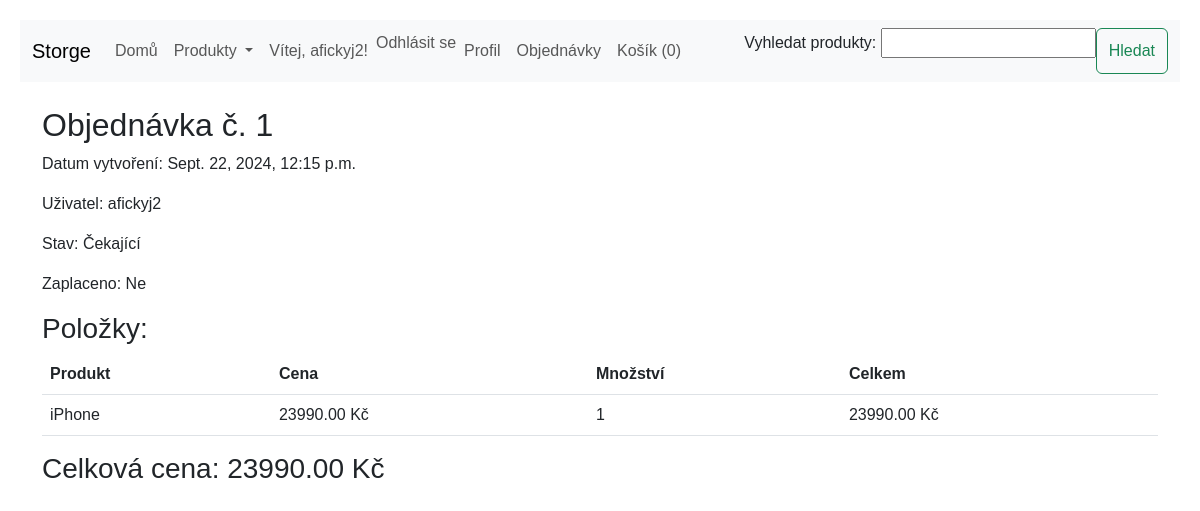
/order/1/ (signed in), run on the app's committed database.
### users/models.py (models this page shows, shortened)
class Order(models.Model):
    STATUS_CHOICES = [
        ('pending', 'Čekající'),
        ('processed', 'Zpracováno'),
        ('shipped', 'Odesláno'),
        ('delivered', 'Doručeno'),
    ]
    user = models.ForeignKey(User, on_delete=models.CASCADE, related_name='orders')
    created = models.DateTimeField(auto_now_add=True)
    updated = models.DateTimeField(auto_now=True)
    status = models.CharField(max_length=10, choices=STATUS_CHOICES, default='pending')
    paid = models.BooleanField(default=False)
    class Meta:
        ordering = ('-created',)
    def get_total_cost(self):
        return sum(item.get_cost() for item in self.items.all())

class OrderItem(models.Model):
    order = models.ForeignKey(Order, on_delete=models.CASCADE, related_name='items')
    product = models.ForeignKey('users.Product', on_delete=models.CASCADE, related_name='order_items')
    price = models.DecimalField(max_digits=10, decimal_places=2)
    quantity = models.PositiveIntegerField(default=1)
    def get_cost(self):
        return self.price * self.quantity

class Product(models.Model):
    name = models.CharField(max_length=100)
    description = models.TextField()
    price = models.DecimalField(max_digits=10, decimal_places=2)
    image_url = models.URLField(max_length=200, blank=True)
    category = models.ForeignKey(Category, on_delete=models.CASCADE, related_name='products')
    availability = models.BooleanField(default=True)  # Nové pole pro dostupnost
    author = models.ForeignKey(
        User,
        related_name='products',
        on_delete=models.SET_NULL,
        null=True,
        blank=True
    )  # Nové pole pro autora
    image = models.ImageField(upload_to='product_images/', blank=True, null=True)  # Přidáno pole 'image'
    class Meta:
        permissions = [
            ("can_edit_product", "Can edit product"),
            ("can_delete_product", "Can delete product"),
        ]

### users/views.py (the view)
# urls.py: path('order/<int:order_id>/', views.order_detail, name='order_detail'),
@login_required
def order_detail(request, order_id):
    order = get_object_or_404(Order, id=order_id)
    if order.user != request.user and not request.user.is_staff:
        return HttpResponseForbidden("Nemáte oprávnění zobrazit tuto objednávku.")
    return render(request, 'users/order_detail.html', {'order': order})

### users/forms.py
class ProductSearchForm(forms.Form):
    query = forms.CharField(max_length=100, label='Vyhledat produkty')

### users/cart.py (called while the page is built)
    def __len__(self):
        return sum(item['quantity'] for item in self.cart.values())

### users/context_processors.py (called while the page is built)
def search_form(request):
    return {'search_form': ProductSearchForm()}

def cart(request):
    return {'cart': Cart(request)}

def categories(request):
    return {'categories': Category.objects.all()}

### users/templates/users/order_detail.html (shortened to what this page needs)
{% extends 'base.html' %}
{% block content %}
    <h2>Objednávka č. {{ order.id }}</h2>
    <p>Datum vytvoření: {{ order.created }}</p>
    <p>Uživatel: {{ order.user.username }}</p>
    <p>Stav: {{ order.get_status_display }}</p>
    <p>Zaplaceno: {{ order.paid|yesno:"Ano,Ne" }}</p>
    <h3>Položky:</h3>
    <table class="table">
        <thead>
            <tr>
                <th>Produkt</th>
                <th>Cena</th>
                <th>Množství</th>
                <th>Celkem</th>
            </tr>
        </thead>
        <tbody>
            {% for item in order.items.all %}
                <tr>
                    <td>{{ item.product.name }}</td>
                    <td>{{ item.price }} Kč</td>
                    <td>{{ item.quantity }}</td>
                    <td>{{ item.get_cost }} Kč</td>
                </tr>
            {% endfor %}
        </tbody>
    </table>
    <h3>Celková cena: {{ order.get_total_cost }} Kč</h3>
{% endblock %}

### templates/base.html (shortened to what this page needs)
<!DOCTYPE html>
<html lang="cs">
<head>
    <link href="https://cdn.jsdelivr.net/npm/bootstrap@5.3.0/dist/css/bootstrap.min.css" rel="stylesheet">
</head>
<body>
    <nav class="navbar navbar-expand-lg navbar-light bg-light mb-4">
        <div class="container-fluid">
            <a class="navbar-brand" href="{% url 'home' %}">Storge</a>
            <div class="collapse navbar-collapse" id="navbarNav">
                <ul class="navbar-nav me-auto mb-2 mb-lg-0">
                    <li class="nav-item">
                        <a class="nav-link" href="{% url 'home' %}">Domů</a>
                    </li>
                    <li class="nav-item dropdown">
                        <a class="nav-link dropdown-toggle" href="#" id="produktyDropdown" role="button" data-bs-toggle="dropdown" aria-expanded="false">
                            Produkty
                        </a>
                    </li>
                    {% if user.is_authenticated %}
                        <li class="nav-item">
                            <span class="nav-link">Vítej, {{ user.username }}!</span>
                        </li>
                        <li class="nav-item">
                            <form id="logout-form" action="{% url 'logout' %}" method="POST" class="d-inline">
                                <button type="submit" class="btn btn-link nav-link" style="padding: 0;">Odhlásit se</button>
                            </form>
                        </li>
                        <li class="nav-item">
                            <a class="nav-link" href="{% url 'profile' %}">Profil</a>
                        </li>
                        <li class="nav-item">
                            <a class="nav-link" href="{% url 'order_list' %}">Objednávky</a>
                        </li>
                    {% endif %}
                    <li class="nav-item">
                        <a class="nav-link" href="{% url 'cart_detail' %}">Košík ({{ cart|length }})</a>
                    </li>
                </ul>
                <form class="d-flex" method="get" action="{% url 'product_search' %}">
                    {{ search_form.as_p }}
                    <button class="btn btn-outline-success" type="submit">Hledat</button>
                </form>
            </div>
        </div>
    </nav>
    <div class="container">
        {% block content %}
        {% endblock %}
    </div>
</body>
</html>

### templates/base.html (style rules this page uses)
body { font-family: Arial, sans-serif; margin: 20px; }

### data on the page
Order: id "1", created "Sept. 22, 2024, 12:15 p.m.", user.username "afickyj2", status "Čekající", paid "Ne", get_total_cost "23990.00"
OrderItem: product.name "iPhone", price "23990.00", quantity "1", get_cost "23990.00"

### other printed values
{{ user.username }} "afickyj2"
{{ cart|length }} "0"
